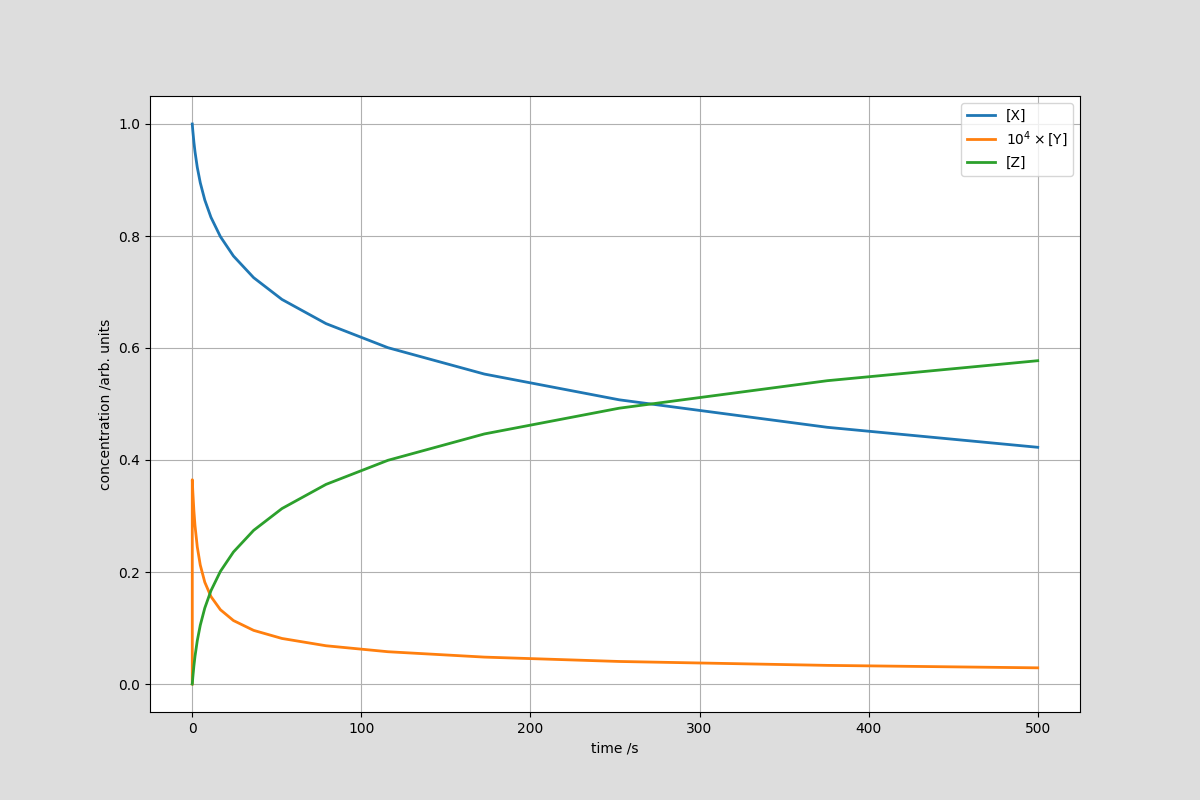

The script that saved this image:
import numpy as np
from scipy.integrate import solve_ivp
import matplotlib.pyplot as plt

def deriv(t,y):
	"""
	ODEs for Robertson's chemical reaction system.
	"""
	x,y,z = y
	xdot = -0.04 * x + 1.e4 * y * z
	ydot = 0.04 * x - 1.e4 * y * z - 3.e7 * y**2
	zdot = 3.e7 * y**2
	return [xdot,ydot,zdot]

# initial and final times.
t0, tf = 0, 500
# initial conditions: [X] = 1; [Y] = [Z] = 0.
y0 = 1, 0, 0
# solve, using a method resilient to stiff ODEs.
soln = solve_ivp(deriv,(t0,tf),y0,method="Radau")
print(soln.nfev, 'evaluations required.')

YFAC = 4
plt.figure(facecolor="#dddddd",figsize=(12,8))
plt.plot(soln.t, soln.y[0], lw=2, label='[X]')
plt.plot(soln.t, 10**YFAC*soln.y[1], lw=2, label=r'$10^{}\times$[Y]'.format(YFAC))
plt.plot(soln.t, soln.y[2], lw=2, label='[Z]')
plt.xlabel('time /s')
plt.ylabel('concentration /arb. units')
plt.legend()
plt.grid(True)
plt.savefig("robertson_reaction.png")
plt.show()
